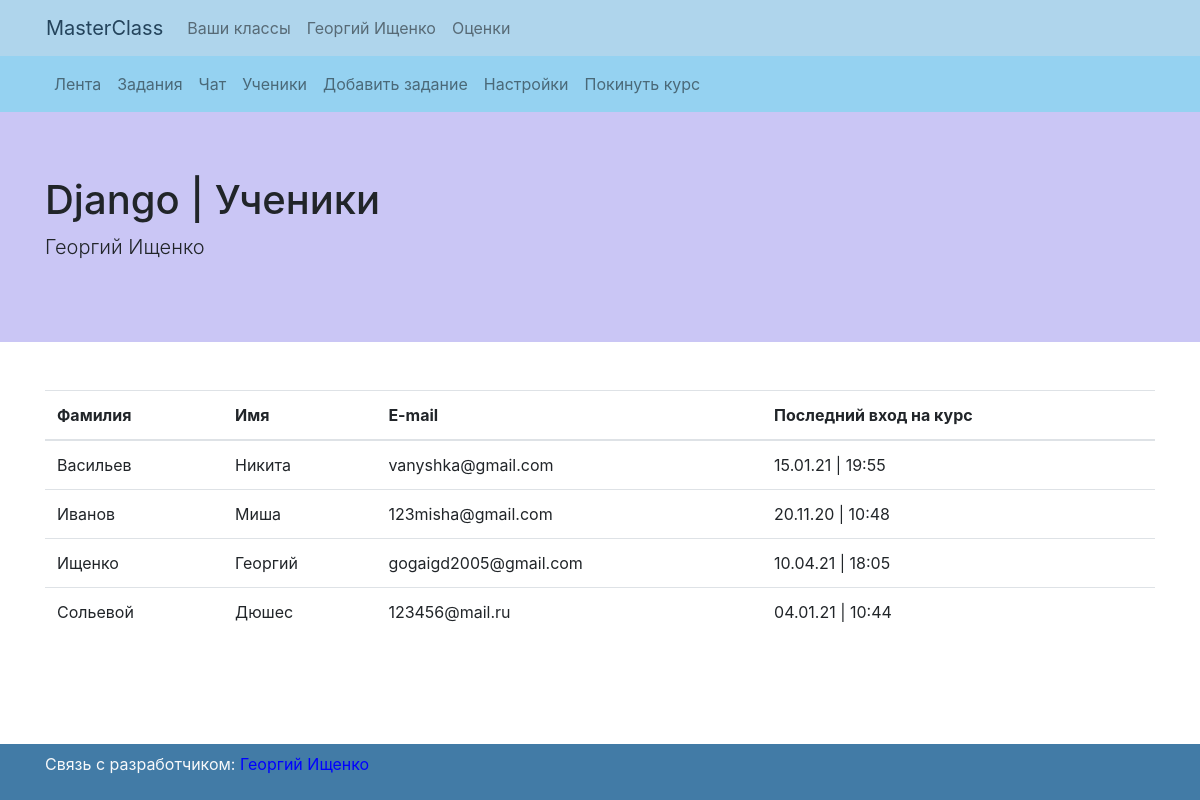
The app's page /classes/Django-21/students (signed in) with its own data.
### my_class/models.py (models this page shows, shortened)
class Class(models.Model):
    IT = 'IT'
    ALGEBRA = 'AL'
    BIOLOGY = 'BI'
    GEOMETRY = 'GM'
    GEOGRAPHY = 'GG'
    LINGUISTICS = 'LG'
    MATH = 'MA'
    CATEGORIES = [
        (IT, 'IT'),
        (ALGEBRA, 'Алгебра'),
        (BIOLOGY, 'Биология'),
        (GEOMETRY, 'География'),
        (GEOGRAPHY, 'Геометрия'),
        (LINGUISTICS, 'Лингвистика'),
        (MATH, 'Математика')
    ]
    name = models.CharField(max_length=128)
    teacher = models.ForeignKey(settings.AUTH_USER_MODEL, on_delete=models.CASCADE, null=True, blank=True)
    category = models.CharField(max_length=32, choices=CATEGORIES, blank=True, null=True)
    class Meta:
        verbose_name = "Классы"
        verbose_name_plural = "Классы"
    def get_absolute_url_feed(self):
        return reverse('feed', kwargs={'name': self.name, 'pk': self.pk})
    def get_absolute_url_tasks(self):
        return reverse('tasks', kwargs={'name': self.name, 'pk': self.pk})
    def get_absolute_url_task_add(self):
        return reverse('task-add', kwargs={'name': self.name, 'pk': self.pk})
    def get_absolute_url_students(self):
        return reverse('students', kwargs={'name': self.name, 'pk': self.pk})
    def get_absolute_url_settings(self):
        return reverse('settings', kwargs={'name': self.name, 'pk': self.pk})
    def get_absolute_url_leave(self):
        return reverse('leave', kwargs={'name': self.name, 'pk': self.pk})

class Profile(models.Model):
    user = models.OneToOneField(User, primary_key=True, on_delete=models.CASCADE)
    city = models.CharField(max_length=16)
    institution = models.CharField(max_length=64, blank=True)
    grade = models.CharField(max_length=2, blank=True, null=True, default=None)
    classes = models.ManyToManyField(Class, verbose_name='Классы', through='ProfileClass')
    news = models.ManyToManyField(News, verbose_name='Новости')
    last_visit = models.DateTimeField(auto_now_add=True)
    def is_teacher(self):
        if len(Class.objects.filter(teacher=self.user)) > 0:
            return True
        else:
            return False
    class Meta:
        verbose_name = "Профили"
        verbose_name_plural = "Профили"

### my_class/views.py (the view)
# urls.py: path('classes/<str:name>-<int:pk>/students', class_students, name='students'),
@login_required
def class_students(request, name, pk):
    current_class = get_object_or_404(Class, pk=pk)
    users = User.objects.all().order_by('last_name')
    students = []
    for i in users:
        if current_class in i.profile.classes.all():
            students.append(i)
    return render(request, 'class_students.html', {
        'class': current_class,
        'students': students,
    })

### my_class/templates/class_students.html
{% extends "base.html" %}
{% block content %}
{% include 'class_nav.html' %}
<div class="jumbotron jumbotron-fluid" style="background-color: #CAC6F5;">
  <div class="container">
    <h1 class="display-5">{{class.name}} | Ученики</h1>
    <p class="lead">{{class.teacher.first_name}} {{class.teacher.last_name}}</p>
  </div>
</div>
<div class="container mt-5 mb-5">
            <table class="table table-hover">
          <thead>
            <tr>
              <th scope="col">Фамилия</th>
              <th scope="col">Имя</th>
              <th scope="col">E-mail</th>
              <th scope="col">Последний вход на курс</th>
            </tr>
          </thead>
          <tbody>
            {% for student in students %}
            <tr>
              <td>{{student.last_name}}</td>
              <td>{{student.first_name}}</td>
              <td>{{student.email}}</td>
              <td>{{student.profile.last_visit|date:'d.m.y | H:s'}}</td>
            </tr>
            {% endfor %}
          </tbody>
        </table>
        </div>
{% endblock %}

### my_class/templates/base.html (shortened to what this page needs)
{% load static %}
<!doctype html>
<html>
  <head>
  	<link href="{% static 'vendor/bootstrap/css/bootstrap.min.css' %}" rel="stylesheet">
  </head>
  <header>
    <div style="background-color: #AFD5EC;">
      <nav class="container navbar navbar-expand-lg navbar-light">
        <a class="navbar-brand" href="/homepage" style="color: #24445c;">MasterClass</a>
        <div class="collapse navbar-collapse" id="navbarNavAltMarkup">
          <div class="navbar-nav">
            <a class="nav-link" href="/classes">Ваши классы</a>
            <a class="nav-link" href="/im">{{request.user.first_name}} {{request.user.last_name}}</a>
            <a class="nav-link" href="/im/marks">Оценки</a>
          </div>
        </div>
      </nav>
    </div>
  </header>
  <body style="padding-bottom: 100px;">
    {% block content %}
    {% endblock %}
  </body>
  <footer class="footer py-2 mt-auto navbar fixed-bottom" style="background-color: #427BA6;">
      <div class="container">
        <p class="text-light">Связь с разработчиком: <a href="mailto:ishchenko.georgii@lit1533.ru" style="color: blue;">Георгий Ищенко</a></p>
      </div>
  </footer>
</html>

### records on screen
Class: name "Django", teacher.first_name "Георгий", teacher.last_name "Ищенко"

### other values on screen
{{ request.user.first_name }} "Георгий"
{{ request.user.last_name }} "Ищенко"
{{ student.last_name }} "Васильев"
{{ student.first_name }} "Никита"
{{ student.email }} "vanyshka@gmail.com"
{{ student.profile.last_visit|date:'d.m.y | H:s' }} "15.01.21 | 19:55"
{{ student.last_name }} "Иванов"
{{ student.first_name }} "Миша"
{{ student.email }} "123misha@gmail.com"
{{ student.profile.last_visit|date:'d.m.y | H:s' }} "20.11.20 | 10:48"
{{ student.last_name }} "Ищенко"
{{ student.first_name }} "Георгий"
{{ student.email }} "gogaigd2005@gmail.com"
{{ student.profile.last_visit|date:'d.m.y | H:s' }} "10.04.21 | 18:05"
{{ student.last_name }} "Сольевой"
